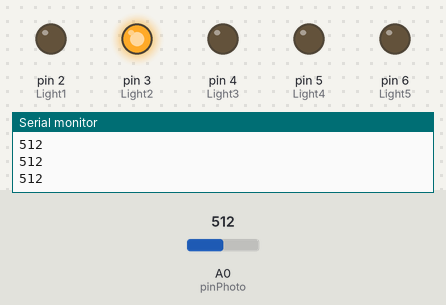
A sketch run on a simulated Arduino Uno, built with avr-gcc and run on an emulated ATmega328P. On the bench: output pins drawn as LEDs (lit = HIGH), the last lines printed to the serial monitor. The inputs (shaded band) are chosen by the test bench; at power-on: A0 (pinPhoto) = 512.

Above: at 1.2 s.
1.3 s: A0 (pinPhoto) set to 490
At 2.5 s:
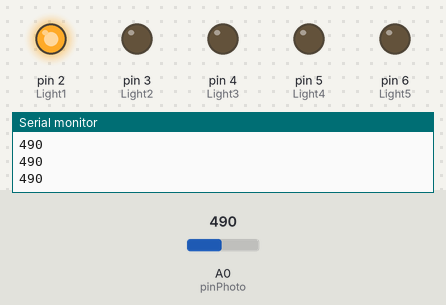
2.8 s: A0 (pinPhoto) set to 517
At 3.8 s:
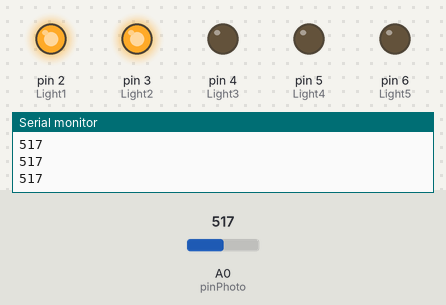
4.3 s: A0 (pinPhoto) set to 691
5.8 s: A0 (pinPhoto) set to 714
At 6.4 s:
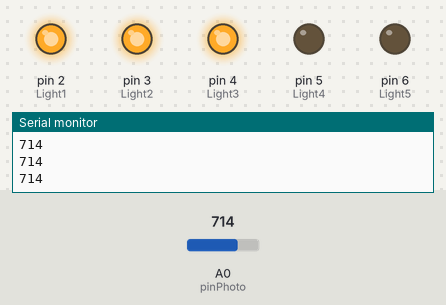
7.3 s: A0 (pinPhoto) set to 787
8.8 s: A0 (pinPhoto) set to 817
At 10.2 s:
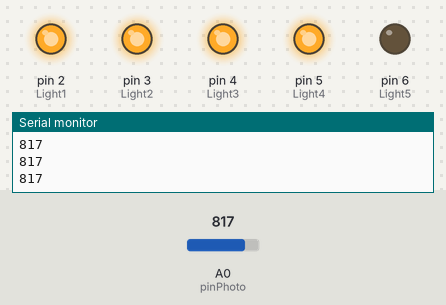
Timing chart, 0 to 11.3 s (numbered marks = the images above; inputs shaded):
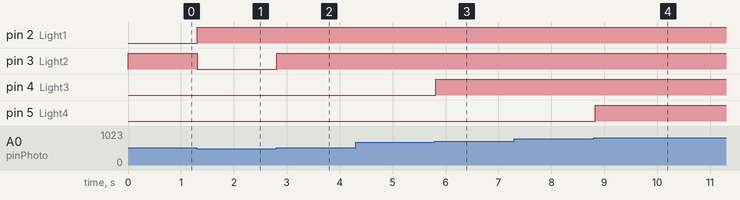

The sketch:

Lab_Light_Meter.ino
```cpp
const int Light5 = 6, Light4 = 5, Light3 = 4, Light2 = 3, Light1 = 2;

const int pinPhoto = A0;
int photoValue = 0;

void setup() {
  pinMode(Light1, OUTPUT);
  pinMode(Light2, OUTPUT);
  pinMode(Light3, OUTPUT);
  pinMode(Light4, OUTPUT);
  pinMode(Light5, OUTPUT);
  Serial.begin(9600);
}

void loop() {
  photoValue = analogRead(pinPhoto);
  Serial.println(photoValue);

 if (photoValue < 500) {
    digitalWrite(Light1, HIGH);
  }

 if (photoValue > 500) {
    digitalWrite(Light2, HIGH);
  } else {
    digitalWrite(Light2, LOW);
  }

  if (photoValue > 700) {
    digitalWrite(Light3, HIGH);
  } else {
    digitalWrite(Light3, LOW);
  }

  if (photoValue > 800) {
    digitalWrite(Light4, HIGH);
  } else {
    digitalWrite(Light4, LOW);
  }

   if (photoValue > 900) {
    digitalWrite(Light5, HIGH);
  } else {
    digitalWrite(Light5, LOW);
  }

  delay(100);
}
```

Measured:
- the behaviour switches between 500 and 501 on A0 (pinPhoto) (found by bisection; images 1 and 2)
- the behaviour switches between 700 and 701 on A0 (pinPhoto) (found by bisection; images 2 and 3)
- the behaviour switches between 800 and 801 on A0 (pinPhoto) (found by bisection; images 3 and 4)
- after the input at 1.3 s, pin 2 (Light1): LOW → HIGH at once; pin 3 (Light2): HIGH → LOW at once
- after the input at 2.8 s, pin 3 (Light2): LOW → HIGH at once
- after the input at 5.8 s, pin 4 (Light3): LOW → HIGH at once
- after the input at 8.8 s, pin 5 (Light4): LOW → HIGH at once
